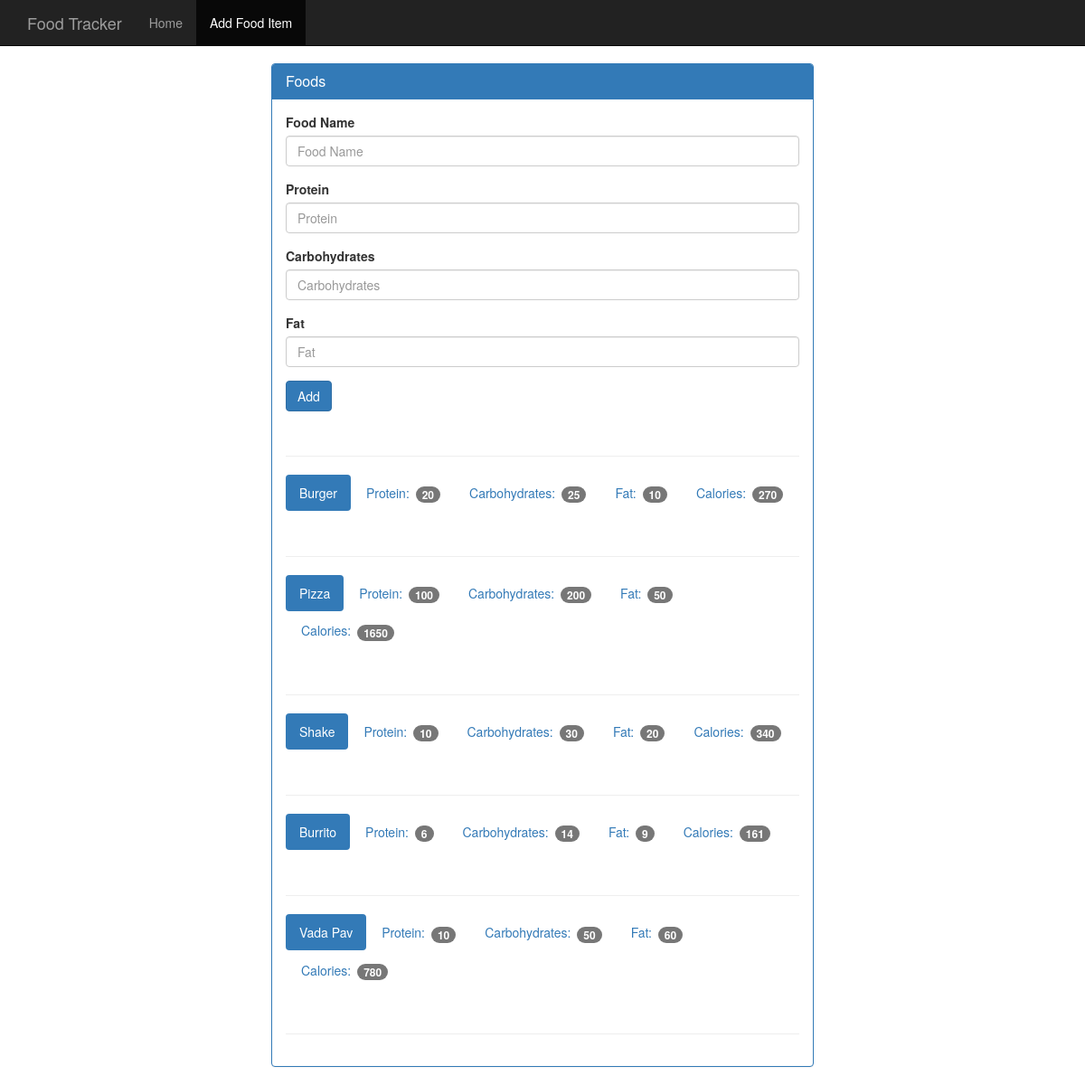
The app's page /food with its own data.
### tables this page shows
CREATE TABLE food(
    id integer primary key autoincrement,
    name text not null,
    protein integer not null,
    carbohydrates integer not null,
    fat integer not null,
    calories integer not null
);

### app.py (the view, shortened to what this page needs)
@app.route('/food',methods=['GET','POST'])
def food():
   db =get_db()
   cur = db.execute('select name,protein,carbohydrates,fat,calories from food')
   result = cur.fetchall()
   return render_template('add_food.html',result = result)

### app.py (called while the page is built)
@app.teardown_appcontext
def db_close(error):
   if hasattr(g,'sqlite3_db'):
      g.sqlite3_db.close()

### database.py (called while the page is built)
def connect_db():
   sql = sqlite3.connect('/mnt/e/Udemy/Flask/Food Tracker App/food_log.db')
   sql.row_factory = sqlite3.Row
   return sql

def get_db():
   if not hasattr(g,'sqlite3_db'):
      g.sqlite3_db = connect_db()
   return g.sqlite3_db

### templates/add_food.html (shortened to what this page needs)
<!DOCTYPE html>
<html lang="en">
<head>
  <link href="{{url_for('static',filename='bootstrap.min.css')}}" rel="stylesheet">
  <link href="{{url_for('static',filename='theme.css')}}" rel="stylesheet">
</head>
<body>
  <nav class="navbar navbar-inverse navbar-fixed-top">
    <div class="container">
      <div class="navbar-header">
        <a class="navbar-brand" href="/">Food Tracker</a>
      </div>
      <div id="navbar" class="navbar-collapse collapse">
        <ul class="nav navbar-nav">
          <li><a href="/">Home</a></li>
          <li class="active"><a href="/food">Add Food Item</a></li>
        </ul>
      </div>
    </div>
  </nav>
  <div class="container theme-showcase col-sm-6 col-sm-offset-3" role="main">
    <div class="row">
      <div>
        <div class="panel panel-primary">
          <div class="panel-heading">
            <h3 class="panel-title">Foods</h3>
          </div>
          <div class="panel-body">
            <form method="POST" action="{{url_for('food')}}">
              <div class="form-group">
                <label for="food-name">Food Name</label>
                <input type="text" class="form-control" id="food-name" name="food-name" placeholder="Food Name">
              </div>
              <div class="form-group">
                <label for="protein">Protein</label>
                <input type="number" class="form-control" id="protein" name="protein" placeholder="Protein">
              </div>
              <div class="form-group">
                <label for="carbohydrates">Carbohydrates</label>
                <input type="number" class="form-control" id="carbohydrates" name="carbohydrates"
                  placeholder="Carbohydrates">
              </div>
              <div class="form-group">
                <label for="fat">Fat</label>
                <input type="number" class="form-control" id="fat" name="fat" placeholder="Fat">
              </div>
              <button type="submit" class="btn btn-primary">Add</button>
            </form>
            <div class="page-header"></div>
            {% for data in result %}
            <ul class="nav nav-pills" role="tablist">
              <li class="active"><a>{{data.name}}</a></li>
              <li><a>Protein: <span class="badge">{{data.protein}}</span></a></li>
              <li><a>Carbohydrates: <span class="badge">{{data.carbohydrates}}</span></a></li>
              <li><a>Fat: <span class="badge">{{data.fat}}</span></a></li>
              <li><a>Calories: <span class="badge">{{data.calories}}</span></a></li>
            </ul>
            <div class="page-header"></div>
            {% endfor %}
          </div>
        </div>
      </div>
    </div>
  </div>
</body>
</html>

### static/theme.css (style rules this page uses)
body { padding-top: 70px; padding-bottom: 30px; }

### records on screen
food: name "Burger", protein "20", carbohydrates "25", fat "10", calories "270"
food: name "Pizza", protein "100", carbohydrates "200", fat "50", calories "1650"
food: name "Shake", protein "10", carbohydrates "30", fat "20", calories "340"
food: name "Burrito", protein "6", carbohydrates "14", fat "9", calories "161"
food: name "Vada Pav", protein "10", carbohydrates "50", fat "60", calories "780"
